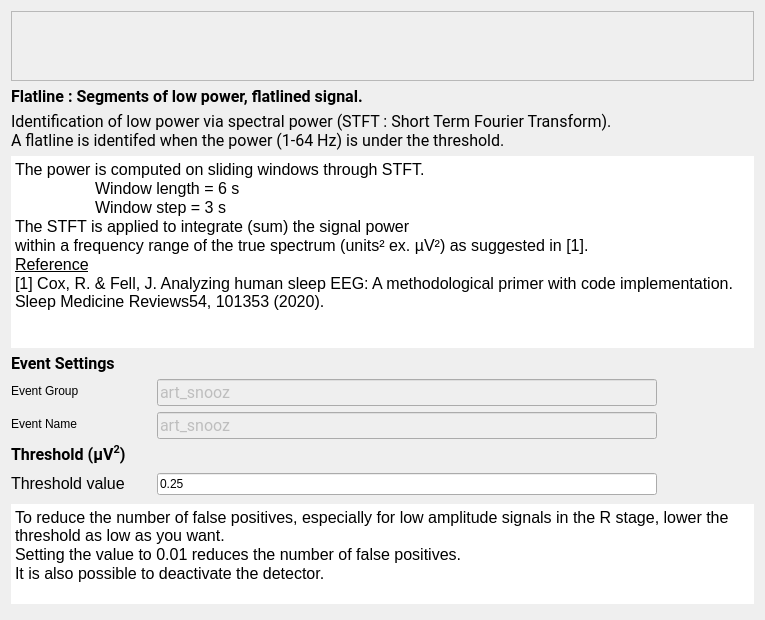
<?xml version="1.0" encoding="UTF-8"?>
<ui version="4.0">
 <class>FlatlineStep</class>
 <widget class="QWidget" name="FlatlineStep">
  <property name="geometry">
   <rect>
    <x>0</x>
    <y>0</y>
    <width>765</width>
    <height>620</height>
   </rect>
  </property>
  <property name="windowTitle">
   <string>Form</string>
  </property>
  <property name="styleSheet">
   <string>font: 12pt &quot;Roboto&quot;;</string>
  </property>
  <layout class="QVBoxLayout" name="verticalLayout_5">
   <item>
    <widget class="QScrollArea" name="scrollArea">
     <property name="sizePolicy">
      <sizepolicy hsizetype="Expanding" vsizetype="Preferred">
       <horstretch>0</horstretch>
       <verstretch>0</verstretch>
      </sizepolicy>
     </property>
     <property name="widgetResizable">
      <bool>true</bool>
     </property>
     <widget class="QWidget" name="scrollAreaWidgetContents">
      <property name="geometry">
       <rect>
        <x>0</x>
        <y>0</y>
        <width>1548</width>
        <height>190</height>
       </rect>
      </property>
      <layout class="QHBoxLayout" name="horizontalLayout">
       <item>
        <widget class="QLabel" name="label_2">
         <property name="text">
          <string/>
         </property>
        </widget>
       </item>
      </layout>
     </widget>
    </widget>
   </item>
   <item>
    <layout class="QVBoxLayout" name="verticalLayout_3">
     <item>
      <widget class="QLabel" name="label_6">
       <property name="maximumSize">
        <size>
         <width>16777215</width>
         <height>30</height>
        </size>
       </property>
       <property name="font">
        <font>
         <family>Roboto</family>
         <pointsize>12</pointsize>
         <weight>50</weight>
         <italic>false</italic>
         <bold>false</bold>
        </font>
       </property>
       <property name="text">
        <string>&lt;html&gt;&lt;head/&gt;&lt;body&gt;&lt;p&gt;&lt;span style=&quot; font-weight:600;&quot;&gt;Flatline : Segments of low power, flatlined signal.&lt;/span&gt;&lt;/p&gt;&lt;/body&gt;&lt;/html&gt;</string>
       </property>
      </widget>
     </item>
     <item>
      <widget class="QLabel" name="label_7">
       <property name="font">
        <font>
         <family>Roboto</family>
         <pointsize>12</pointsize>
         <weight>50</weight>
         <italic>false</italic>
         <bold>false</bold>
        </font>
       </property>
       <property name="text">
        <string>Identification of low power via spectral power (STFT : Short Term Fourier Transform).
A flatline is identifed when the power (1-64 Hz) is under the threshold.</string>
       </property>
      </widget>
     </item>
     <item>
      <widget class="QTextEdit" name="textEdit_2">
       <property name="frameShape">
        <enum>QFrame::NoFrame</enum>
       </property>
       <property name="lineWidth">
        <number>0</number>
       </property>
       <property name="readOnly">
        <bool>true</bool>
       </property>
       <property name="html">
        <string>&lt;!DOCTYPE HTML PUBLIC &quot;-//W3C//DTD HTML 4.0//EN&quot; &quot;http://www.w3.org/TR/REC-html40/strict.dtd&quot;&gt;
&lt;html&gt;&lt;head&gt;&lt;meta name=&quot;qrichtext&quot; content=&quot;1&quot; /&gt;&lt;style type=&quot;text/css&quot;&gt;
p, li { white-space: pre-wrap; }
&lt;/style&gt;&lt;/head&gt;&lt;body style=&quot; font-family:'Roboto'; font-size:12pt; font-weight:400; font-style:normal;&quot;&gt;
&lt;p style=&quot; margin-top:0px; margin-bottom:0px; margin-left:0px; margin-right:0px; -qt-block-indent:0; text-indent:0px;&quot;&gt;The power is computed on sliding windows through STFT.&lt;/p&gt;
&lt;p style=&quot; margin-top:0px; margin-bottom:0px; margin-left:0px; margin-right:0px; -qt-block-indent:0; text-indent:0px;&quot;&gt;	Window length = 6 s&lt;/p&gt;
&lt;p style=&quot; margin-top:0px; margin-bottom:0px; margin-left:0px; margin-right:0px; -qt-block-indent:0; text-indent:0px;&quot;&gt;	Window step = 3 s &lt;/p&gt;
&lt;p style=&quot; margin-top:0px; margin-bottom:0px; margin-left:0px; margin-right:0px; -qt-block-indent:0; text-indent:0px;&quot;&gt;The STFT is applied to integrate (sum) the signal power &lt;/p&gt;
&lt;p style=&quot; margin-top:0px; margin-bottom:0px; margin-left:0px; margin-right:0px; -qt-block-indent:0; text-indent:0px;&quot;&gt;within a frequency range of the true spectrum (units² ex. µV²) as suggested in [1].&lt;/p&gt;
&lt;p style=&quot; margin-top:0px; margin-bottom:0px; margin-left:0px; margin-right:0px; -qt-block-indent:0; text-indent:0px;&quot;&gt;&lt;span style=&quot; text-decoration: underline;&quot;&gt;Reference&lt;/span&gt;&lt;/p&gt;
&lt;p style=&quot; margin-top:0px; margin-bottom:0px; margin-left:0px; margin-right:0px; -qt-block-indent:0; text-indent:0px;&quot;&gt;[1] Cox, R. &amp;amp; Fell, J. Analyzing human sleep EEG: A methodological primer with code implementation. Sleep Medicine Reviews54, 101353 (2020).&lt;/p&gt;&lt;/body&gt;&lt;/html&gt;</string>
       </property>
      </widget>
     </item>
    </layout>
   </item>
   <item>
    <layout class="QHBoxLayout" name="horizontalLayout_2">
     <item>
      <layout class="QVBoxLayout" name="verticalLayout_4">
       <item>
        <layout class="QVBoxLayout" name="verticalLayout">
         <item>
          <widget class="QLabel" name="label_4">
           <property name="font">
            <font>
             <family>Roboto</family>
             <pointsize>12</pointsize>
             <weight>50</weight>
             <italic>false</italic>
             <bold>false</bold>
            </font>
           </property>
           <property name="text">
            <string>&lt;html&gt;&lt;head/&gt;&lt;body&gt;&lt;p&gt;&lt;span style=&quot; font-weight:600;&quot;&gt;Event Settings&lt;/span&gt;&lt;/p&gt;&lt;/body&gt;&lt;/html&gt;</string>
           </property>
          </widget>
         </item>
         <item>
          <layout class="QFormLayout" name="formLayout">
           <item row="0" column="0">
            <widget class="QLabel" name="label_3">
             <property name="minimumSize">
              <size>
               <width>140</width>
               <height>0</height>
              </size>
             </property>
             <property name="text">
              <string>Event Group</string>
             </property>
            </widget>
           </item>
           <item row="0" column="1">
            <widget class="QLineEdit" name="group_lineEdit">
             <property name="enabled">
              <bool>false</bool>
             </property>
             <property name="maximumSize">
              <size>
               <width>500</width>
               <height>16777215</height>
              </size>
             </property>
             <property name="font">
              <font>
               <family>Roboto</family>
               <pointsize>12</pointsize>
               <weight>50</weight>
               <italic>false</italic>
               <bold>false</bold>
              </font>
             </property>
             <property name="toolTip">
              <string>In which &quot;Event Group&quot; the detected artifact are added (how they will be written to  the annotation file).  Go to the general Detectors Settings to edit the group.</string>
             </property>
             <property name="text">
              <string>art_snooz</string>
             </property>
            </widget>
           </item>
           <item row="1" column="0">
            <widget class="QLabel" name="label_11">
             <property name="text">
              <string>Event Name</string>
             </property>
            </widget>
           </item>
           <item row="1" column="1">
            <widget class="QLineEdit" name="name_lineEdit">
             <property name="enabled">
              <bool>false</bool>
             </property>
             <property name="maximumSize">
              <size>
               <width>500</width>
               <height>16777215</height>
              </size>
             </property>
             <property name="font">
              <font>
               <family>Roboto</family>
               <pointsize>12</pointsize>
               <weight>50</weight>
               <italic>false</italic>
               <bold>false</bold>
              </font>
             </property>
             <property name="toolTip">
              <string>The event name of the detected artifact (how they will be wrtten to the annotation file).  Go to the general Detectors Settings to edit the name.</string>
             </property>
             <property name="text">
              <string>art_snooz</string>
             </property>
            </widget>
           </item>
          </layout>
         </item>
        </layout>
       </item>
       <item>
        <layout class="QVBoxLayout" name="verticalLayout_2">
         <item>
          <widget class="QLabel" name="label">
           <property name="font">
            <font>
             <family>Roboto</family>
             <pointsize>12</pointsize>
             <weight>50</weight>
             <italic>false</italic>
             <bold>false</bold>
             <stylestrategy>PreferAntialias</stylestrategy>
            </font>
           </property>
           <property name="text">
            <string>&lt;html&gt;&lt;head/&gt;&lt;body&gt;&lt;p&gt;&lt;span style=&quot; font-weight:600;&quot;&gt;Threshold (µV&lt;/span&gt;&lt;span style=&quot; font-weight:600; vertical-align:super;&quot;&gt;2&lt;/span&gt;&lt;span style=&quot; font-weight:600;&quot;&gt;)&lt;/span&gt;&lt;/p&gt;&lt;/body&gt;&lt;/html&gt;</string>
           </property>
          </widget>
         </item>
         <item>
          <layout class="QFormLayout" name="formLayout_2">
           <item row="0" column="0">
            <widget class="QLabel" name="label_5">
             <property name="minimumSize">
              <size>
               <width>140</width>
               <height>0</height>
              </size>
             </property>
             <property name="midLineWidth">
              <number>0</number>
             </property>
             <property name="text">
              <string>&lt;html&gt;&lt;head/&gt;&lt;body&gt;&lt;p&gt;&lt;span style=&quot; font-size:12pt&quot;&gt;Threshold value&lt;/span&gt;&lt;/p&gt;&lt;/body&gt;&lt;/html&gt;</string>
             </property>
             <property name="textFormat">
              <enum>Qt::RichText</enum>
             </property>
            </widget>
           </item>
           <item row="0" column="1">
            <widget class="QLineEdit" name="threshold_lineEdit">
             <property name="maximumSize">
              <size>
               <width>500</width>
               <height>16777215</height>
              </size>
             </property>
             <property name="toolTip">
              <string>The threshold value to identify the artifact.  Its units is x times the baseline standard deviation.</string>
             </property>
             <property name="text">
              <string>0.25</string>
             </property>
            </widget>
           </item>
           <item row="1" column="0" colspan="2">
            <widget class="QTextEdit" name="textEdit">
             <property name="maximumSize">
              <size>
               <width>16777215</width>
               <height>100</height>
              </size>
             </property>
             <property name="frameShape">
              <enum>QFrame::HLine</enum>
             </property>
             <property name="lineWidth">
              <number>0</number>
             </property>
             <property name="readOnly">
              <bool>true</bool>
             </property>
             <property name="html">
              <string>&lt;!DOCTYPE HTML PUBLIC &quot;-//W3C//DTD HTML 4.0//EN&quot; &quot;http://www.w3.org/TR/REC-html40/strict.dtd&quot;&gt;
&lt;html&gt;&lt;head&gt;&lt;meta name=&quot;qrichtext&quot; content=&quot;1&quot; /&gt;&lt;style type=&quot;text/css&quot;&gt;
p, li { white-space: pre-wrap; }
&lt;/style&gt;&lt;/head&gt;&lt;body style=&quot; font-family:'Roboto'; font-size:12pt; font-weight:400; font-style:normal;&quot;&gt;
&lt;p style=&quot; margin-top:0px; margin-bottom:0px; margin-left:0px; margin-right:0px; -qt-block-indent:0; text-indent:0px;&quot;&gt;To reduce the number of false positives, especially for low amplitude signals in the R stage, lower the threshold as low as you want.&lt;/p&gt;
&lt;p style=&quot; margin-top:0px; margin-bottom:0px; margin-left:0px; margin-right:0px; -qt-block-indent:0; text-indent:0px;&quot;&gt;Setting the value to 0.01 reduces the number of false positives.&lt;/p&gt;
&lt;p style=&quot; margin-top:0px; margin-bottom:0px; margin-left:0px; margin-right:0px; -qt-block-indent:0; text-indent:0px;&quot;&gt;It is also possible to deactivate the detector.&lt;/p&gt;&lt;/body&gt;&lt;/html&gt;</string>
             </property>
            </widget>
           </item>
          </layout>
         </item>
        </layout>
       </item>
      </layout>
     </item>
    </layout>
   </item>
  </layout>
 </widget>
 <resources>
  <include location="../../../../../snooz-toolbox/src/main/python/ui/themes/themes.qrc"/>
 </resources>
 <connections/>
 <slots>
  <slot>on_choose()</slot>
  <slot>on_input_format_changed()</slot>
 </slots>
</ui>
